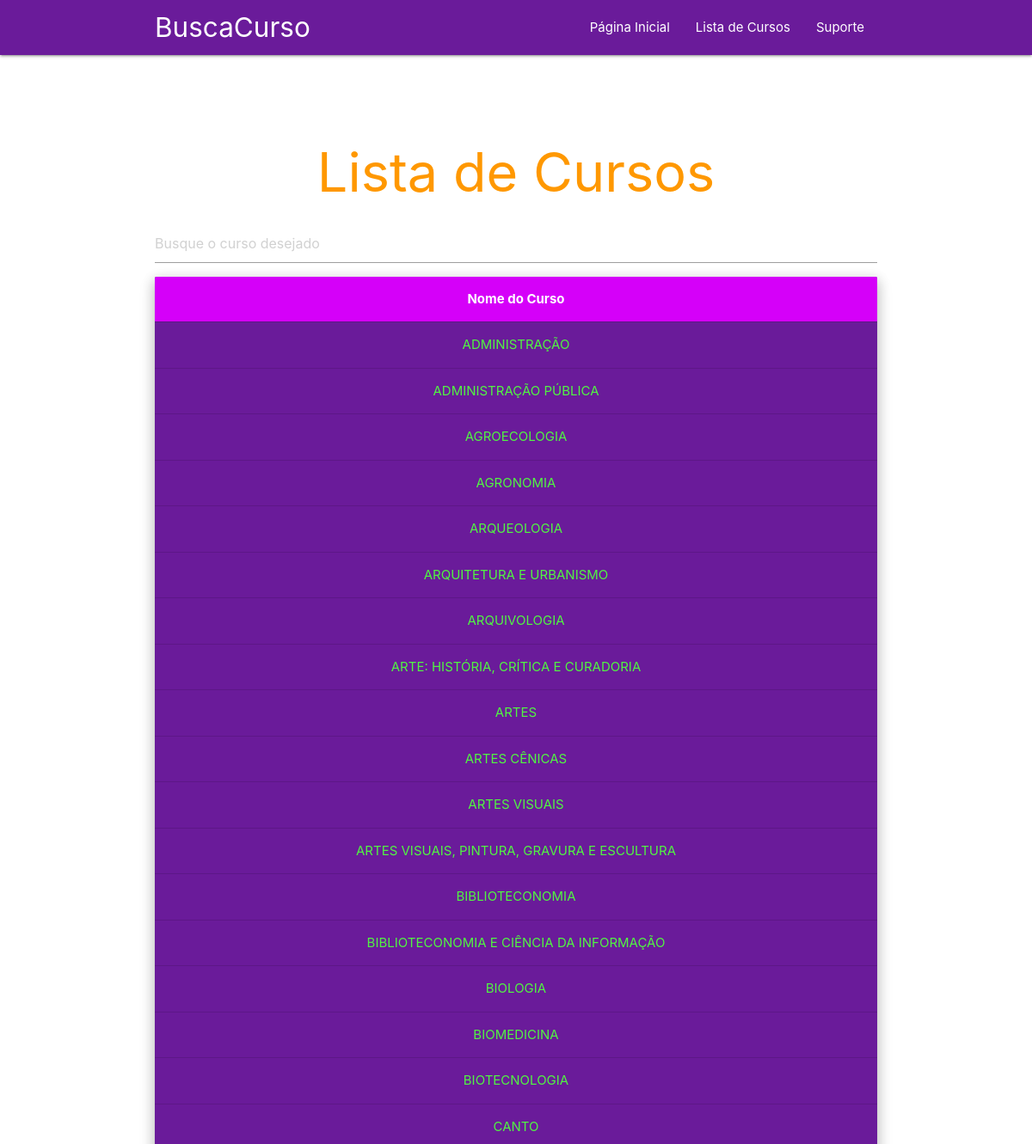
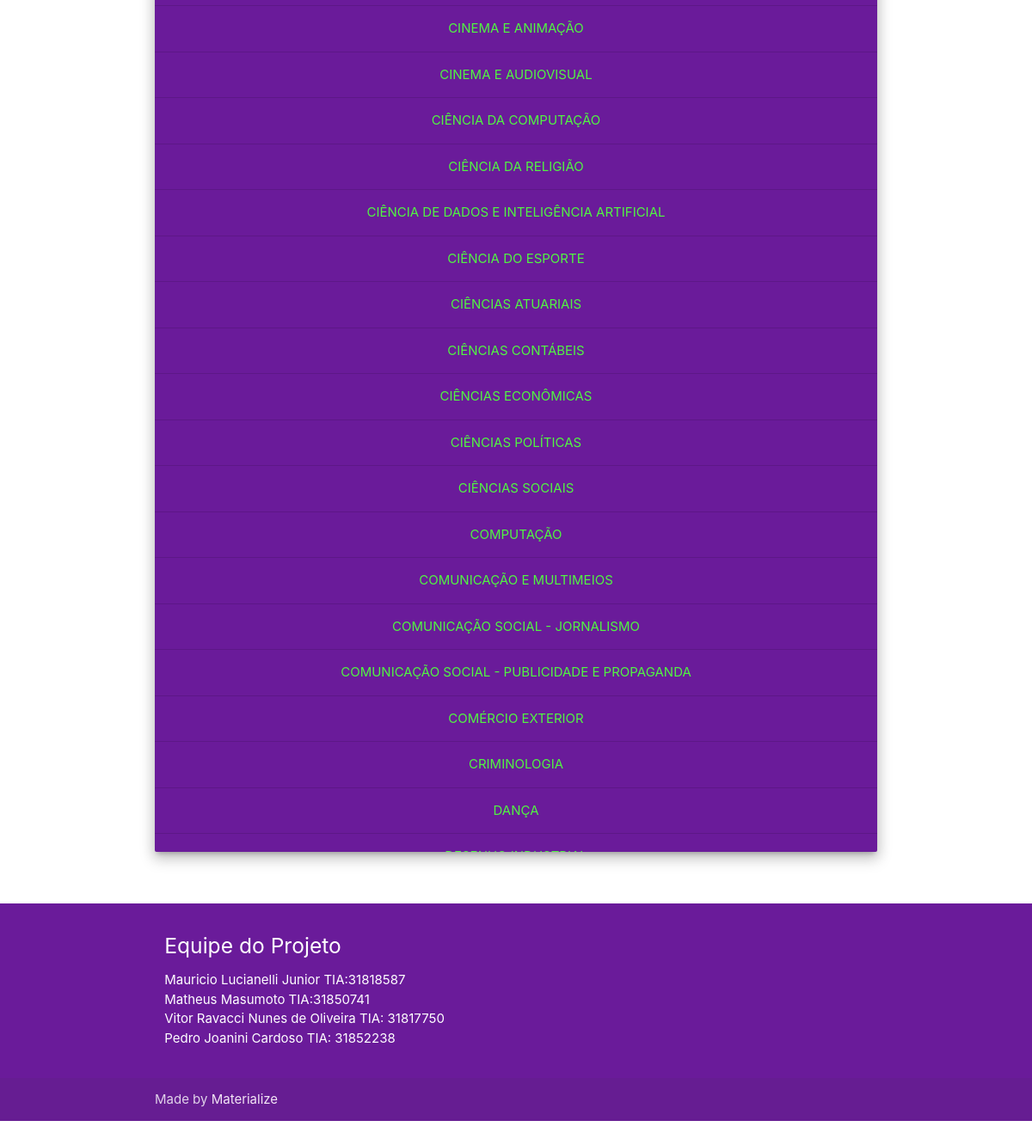
Screenshot of /course_list with the database file from the repository (2 pictures, top to bottom).
### buscacurso/models.py (models this page shows, shortened)
class Courses(models.Model):
    DEGREE_TYPE = (
        (0,'Bacharelado'),
        (1,'Licenciatura'),
        (2,'Tecnológico'),
        (3,'Sequencial')
    )
    MODALITY_TYPE = (
        (0,'Presencial'),
        (1,'A Distância')
    )
    description = models.TextField()
    code = models.CharField(max_length=200)
    name = models.CharField(max_length=200)
    degree = models.CharField(max_length=250, default="-")
    modality = models.PositiveSmallIntegerField(default=1, choices=MODALITY_TYPE)
    courses_institution = models.ManyToManyField(Institution, through='CoursesInstitution', related_name='courses_institution')
    situation = models.CharField(max_length=200, default="Em análise")
    class Meta:
        ordering = ['name']

### buscacurso/views.py (the view)
# urls.py: path('course_list', views.course_list, name='course_list'),
def course_list(request):
    courses_inst= CoursesInstitution.objects.all
    courses=Courses.objects.all
    institution=Institution.objects.all
    maintainer=Maintainer.objects.all
    dados = {
        'courses_inst' : courses_inst,
        'courses' : courses,
        'institution' : institution,
        'maintainer' : maintainer
    }
    return render(request, 'course_list.html',dados)

### buscacurso/templates/course_list.html (shortened to what this page needs)
{% extends 'base.html' %}
{% load static %}
{% block content %}
{%include 'partials/menu.html'%}
<div class="section no-pad-bot" id="index-banner">
  <div class="container">
    <br><br>
    <h1 class="header center orange-text">Lista de Cursos</h1>
    <input type="text" id="searchArticles" onkeyup="searchArticles()" placeholder="Busque o curso desejado">
    <div class="card purple darken-3 z-depth-3 ">
      <div class="tableFixHead-big">
        <table id="articles" class="rensponsive-table centered white-text">
          <thead class="header">
            <th class="purple accent-3">Nome do Curso</th>
          </thead>
          <tbody>
            {% if courses %}
            {% for item in courses %}
            {% if item.degree == "Bacharelado" or item.degree == "Licenciatura" %}
            <tr>
              <td> <a href="{% url 'details' item.code %}" style="color:#51f542;">{{ item.name }}</a></td>
            </tr>
            {% endif %}
            {% endfor %}
            {% else %}
            <td>No Courses</td>
            {% endif %}
          </tbody>
        </table>
      </div>
    </div>
    <br><br>
  </div>
</div>
{% include 'partials/footer.html' %}
{% endblock %}

### buscacurso/templates/base.html (shortened to what this page needs)
{% load static %}
<!DOCTYPE html>
<html lang="en">
<head>
  <link href="{%static 'css/materialize.css' %}" type="text/css" rel="stylesheet" media="screen,projection"/>
  <link href="{%static 'css/style.css'%}" type="text/css" rel="stylesheet" media="screen,projection"/>
</head>
<body>
    {% block content %}    {% endblock %}
  </body>
</html>

### buscacurso/templates/partials/menu.html (shortened to what this page needs)
{% load static %}
<nav class="purple darken-3" role="navigation">
    <div class="nav-wrapper container"><a id="logo-container" href="{% url 'index' %}" class="brand-logo">BuscaCurso</a>
      <ul class="right hide-on-med-and-down">
        <li><a href="{% url 'index' %}">Página Inicial </a></li>
        <li><a href="{% url 'course_list' %}">Lista de Cursos </a></li>
        <li><a href="{% url 'support' %}">Suporte </a></li></a></li>
      </ul>
    </div>
  </nav>

### buscacurso/templates/partials/footer.html
{% load static %}
<footer class="page-footer purple darken-3">
    <div class="container">
      <div class="row">
        <div class="col l6 s12">
          <h5 class="white-text">Equipe do Projeto</h5>
          <p class="grey-text text-lighten-4">
            <ul>
              <li>Mauricio Lucianelli Junior TIA:31818587</li>
              <li>Matheus Masumoto TIA:31850741</li>
              <li>Vitor Ravacci Nunes de Oliveira TIA: 31817750</li>
              <li>Pedro Joanini Cardoso TIA: 31852238</li>
            </ul>
          </p>
        </div>
        <div class="col l3 s12">
        </div>
      </div>
    </div>
    <div class="footer-copyright">
      <div class="container">
      Made by <a class="purple-text text-lighten-5" href="http://materializecss.com">Materialize</a>
      </div>
    </div>
  </footer>

### tcc/static/css/style.css (style rules this page uses)
.tableFixHead-big { overflow: auto; max-height: 2000px; }
.tableFixHead-big thead th { position: sticky; top: 0; z-index: 1; }

### rows the page displays
Courses: name "ADMINISTRAÇÃO"
Courses: name "ADMINISTRAÇÃO PÚBLICA"
Courses: name "AGROECOLOGIA"
Courses: name "AGRONOMIA"
Courses: name "ARQUEOLOGIA"
Courses: name "ARQUITETURA E URBANISMO"
Courses: name "ARQUIVOLOGIA"
Courses: name "ARTE: HISTÓRIA, CRÍTICA E CURADORIA"
Courses: name "ARTES"
Courses: name "ARTES CÊNICAS"
Courses: name "ARTES VISUAIS"
Courses: name "ARTES VISUAIS, PINTURA, GRAVURA E ESCULTURA"
Courses: name "BIBLIOTECONOMIA"
Courses: name "BIBLIOTECONOMIA E CIÊNCIA DA INFORMAÇÃO"
Courses: name "BIOLOGIA"
Courses: name "BIOMEDICINA"
Courses: name "BIOTECNOLOGIA"
Courses: name "CANTO"
Courses: name "CINEMA E ANIMAÇÃO"
Courses: name "CINEMA E AUDIOVISUAL"
Courses: name "CIÊNCIA DA COMPUTAÇÃO"
Courses: name "CIÊNCIA DA RELIGIÃO"
Courses: name "CIÊNCIA DE DADOS E INTELIGÊNCIA ARTIFICIAL"
Courses: name "CIÊNCIA DO ESPORTE"
Courses: name "CIÊNCIAS ATUARIAIS"
Courses: name "CIÊNCIAS CONTÁBEIS"
Courses: name "CIÊNCIAS ECONÔMICAS"
Courses: name "CIÊNCIAS POLÍTICAS"
Courses: name "CIÊNCIAS SOCIAIS"
Courses: name "COMPUTAÇÃO"
Courses: name "COMUNICAÇÃO E MULTIMEIOS"
Courses: name "COMUNICAÇÃO SOCIAL - JORNALISMO"
Courses: name "COMUNICAÇÃO SOCIAL - PUBLICIDADE E PROPAGANDA"
Courses: name "COMÉRCIO EXTERIOR"
Courses: name "CRIMINOLOGIA"
Courses: name "DANÇA"
